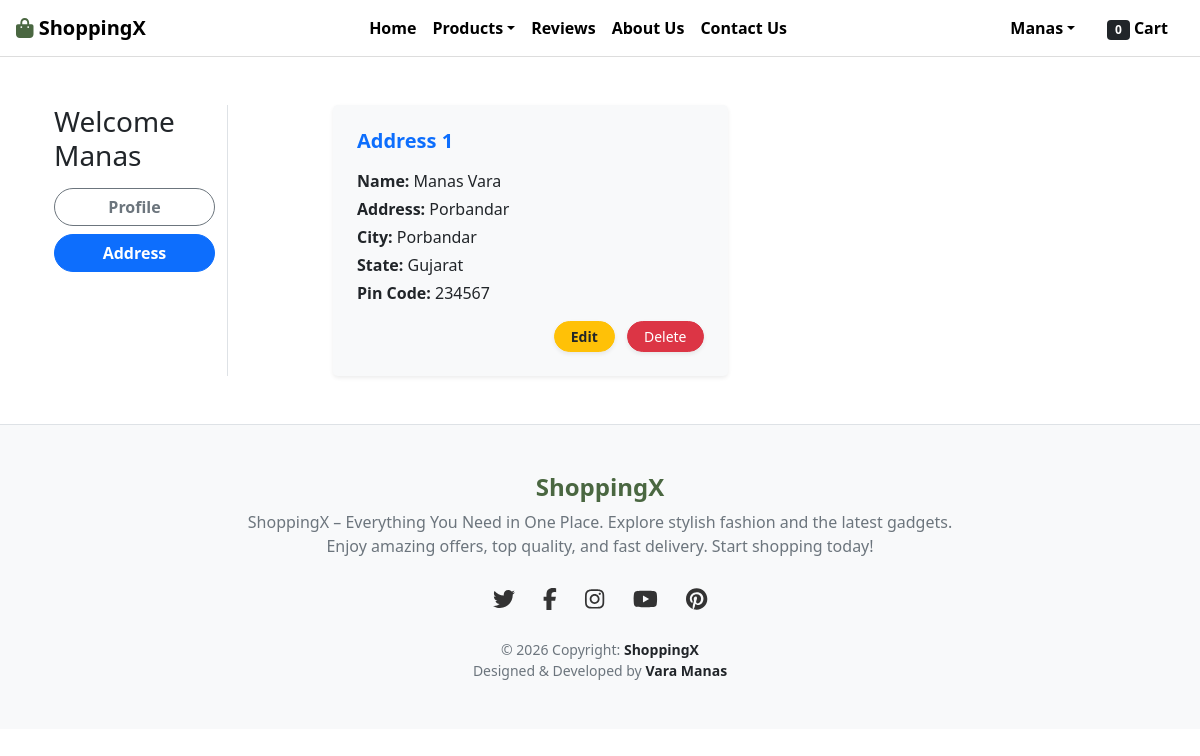
The app's page /address/ (signed in) with its own data.
### app/models.py (models this page shows, shortened)
class Customer(models.Model):
    user = models.ForeignKey(User, on_delete=models.CASCADE)
    name = models.CharField(max_length=200)
    locality = models.CharField(max_length=200)
    city = models.CharField(max_length=50)
    zipcode = models.IntegerField()
    state = models.CharField(choices=STATE_CHOICES, max_length=100)

### app/views.py (the view)
# urls.py: path('address/', views.address, name='address'),
@login_required
def address(request):
    add = Customer.objects.filter(user=request.user)
    totalitem = 0
    if request.user.is_authenticated:
        totalitem = Cart.objects.filter(user=request.user).count()
    return render(request, 'app/address.html', {'add': add, 'active': 'btn-primary', 'totalitem': totalitem})

### app/templates/app/address.html (shortened to what this page needs)
{% extends 'app/base.html' %}
{% load static %}
{% block main-content %}
<div class="container my-5">
 <div class="row">
  <div class="col-sm-2 border-end">
    <h3 class="mb-3">Welcome <span class="text-capitalize">{{ request.user.username }}</span></h3>
    <div class="d-grid gap-2">
      <a href="{% url 'profile' %}" class="btn btn-outline-secondary rounded-pill fw-bold">Profile</a>
      <a href="{% url 'address' %}" class="btn {{ active }} rounded-pill text-white fw-bold">Address</a>
    </div>
  </div>
  <div class="col-sm-9 offset-sm-1">
    <div class="row row-cols-1 row-cols-md-2 g-4">
      {% for a in add %}
      <div class="col">
        <div class="card shadow-sm border-0 rounded-3 h-100" style="background-color: #f8f9fa;">
          <div class="card-body p-4 d-flex flex-column justify-content-between">
            <div>
              <h5 class="card-title text-primary fw-bold mb-3">Address {{ forloop.counter }}</h5>
              <p class="mb-1"><strong>Name:</strong> {{ a.name }}</p>
              <p class="mb-1"><strong>Address:</strong> {{ a.locality }}</p>
              <p class="mb-1"><strong>City:</strong> {{ a.city }}</p>
              <p class="mb-1"><strong>State:</strong> {{ a.state }}</p>
              <p class="mb-3"><strong>Pin Code:</strong> {{ a.zipcode }}</p>
            </div>
            <div class="text-end">
              <a href="{% url 'editaddress' a.id %}" class="btn btn-warning btn-sm px-3 rounded-pill shadow-sm me-2 fw-bold text-dark">
                Edit
              </a>
              <a href="{% url 'deleteaddress' a.id %}" class="btn btn-danger btn-sm px-3 rounded-pill shadow-sm" onclick="return confirm('Are you sure you want to delete this address?');">
                Delete
              </a>
            </div>
          </div>
        </div>
      </div>
      {% empty %}
      <div class="col-12 text-center py-5">
        <h3 class="text-muted mb-3">No Address Saved Yet!</h3>
        <a href="{% url 'profile' %}" class="btn btn-primary px-4">Add New Address</a>
      </div>
      {% endfor %}
    </div>
  </div>
 </div>
</div>
{% endblock main-content %}

### app/templates/app/base.html (shortened to what this page needs)
<!doctype html>
{% load static %}
<html lang="en">
<head>
    <link href="https://cdn.jsdelivr.net/npm/bootstrap@5.0.0-beta1/dist/css/bootstrap.min.css" rel="stylesheet">
    <link rel="stylesheet" href="https://cdnjs.cloudflare.com/ajax/libs/OwlCarousel2/2.3.4/assets/owl.carousel.min.css">
    <link rel="stylesheet" href="https://cdnjs.cloudflare.com/ajax/libs/OwlCarousel2/2.3.4/assets/owl.theme.default.min.css">
    <link rel="stylesheet" href="https://cdnjs.cloudflare.com/ajax/libs/font-awesome/5.15.4/css/all.min.css">
    <link rel="stylesheet" href="{% static 'app/css/all.min.css' %}">
    <link rel="stylesheet" href="{% static 'app/css/style.css' %}">
</head>
<body>
    <nav class="navbar navbar-expand-lg navbar-light">
        <div class="container-fluid px-3">
            <a class="navbar-brand fw-bold ms-3" href="/">
                <i class="fas fa-shopping-bag" style="color: #4a6741;"></i> ShoppingX
            </a>
            <div class="collapse navbar-collapse" id="navbarSupportedContent">
                <ul class="navbar-nav mx-auto mb-2 mb-lg-0">
                    <li class="nav-item"><a class="nav-link" href="/">Home</a></li>
                    {% if request.user.is_authenticated %}
                        <li class="nav-item dropdown custom-dropdown">
                            <a class="nav-link dropdown-toggle" href="#" id="productsDropdown" role="button" data-bs-toggle="dropdown">Products</a>
                        </li>
                        <li class="nav-item"><a class="nav-link" href="{% url 'review' %}">Reviews</a></li>
                    {% endif %}
                    <li class="nav-item"><a class="nav-link" href="{% url 'about' %}">About Us</a></li>
                    <li class="nav-item"><a class="nav-link" href="{% url 'contact' %}">Contact Us</a></li>
                </ul>
                <ul class="navbar-nav mb-2 mb-lg-0 me-3">
                    {% if request.user.is_authenticated %}
                    <li class="nav-item dropdown custom-dropdown mx-2">
                        <a class="nav-link dropdown-toggle" href="#" id="profileDropdown" role="button" data-bs-toggle="dropdown">{{ request.user.username|capfirst }}</a>
                    </li>
                    <li class="nav-item mx-2">
                        <a href="{% url 'showcart' %}" class="nav-link">
                            <span class="badge bg-dark cart-badge-animation">{% if totalitem %}{{ totalitem }}{% else %}0{% endif %}</span> Cart
                        </a>
                    </li>
                    {% else %}
                    <li class="nav-item mx-2"><a href="{% url 'login' %}" class="nav-link">Login</a></li>
                    <li class="nav-item mx-2"><a href="{% url 'customerregistration' %}" class="nav-link">Registration</a></li>
                    {% endif %}
                </ul>
            </div>
        </div>
    </nav>
    <div class="container my-4">
        {% block main-content %}{% endblock main-content %}
    </div>
    <footer class="text-center text-lg-start bg-light text-muted py-5 mt-5 border-top">
      <div class="container text-center">
        <h4 class="fw-bold" style="color: #4a6741;">ShoppingX</h4>
        <p class="text-muted col-lg-8 mx-auto">
          ShoppingX – Everything You Need in One Place. Explore stylish fashion and the latest gadgets. Enjoy amazing offers, top quality, and fast delivery. Start shopping today!
        </p>
        <div class="social-icons my-4">
          <a href="#" target="_blank"><i class="fab fa-twitter"></i></a>
          <a href="#" target="_blank"><i class="fab fa-facebook-f"></i></a>
          <a href="#" target="_blank"><i class="fab fa-instagram"></i></a>
          <a href="#" target="_blank"><i class="fab fa-youtube"></i></a>
          <a href="#" target="_blank"><i class="fab fa-pinterest"></i></a>
        </div>
        <div class="text-center text-muted small">
          © 2026 Copyright: <span class="fw-bold text-dark">ShoppingX</span>
          <p class="mb-0">Designed & Developed by <span class="fw-bold text-dark">Vara Manas</span></p>
        </div>
      </div>
    </footer>
</body>
</html>

### app/static/app/css/style.css (style rules this page uses)
body { animation: fadeIn 1.5s ease-in; margin: 0 !important; padding: 0 !important; width: 100% !important; max-width: 100%; overflow-x: hidden; min-height: 100vh; }

### app/templates/app/base.html (style rules this page uses)
* { margin: 0; padding: 0; box-sizing: border-box; }
html, body { width: 100% !important; max-width: 100% !important; overflow-x: hidden !important; margin-top: 0 !important; padding-top: 0 !important; touch-action: pan-x pan-y; }
.container-fluid { padding-left: 0 !important; padding-right: 0 !important; margin-top: 0 !important; padding-top: 0 !important; }
.navbar { background-color: #ffffff !important; border-bottom: 1px solid #ddd; margin-top: 0 !important; top: 0 !important; }
.navbar-nav .nav-link { color: #000000 !important; font-weight: bold; }
.navbar-brand { color: #000000 !important; }
.cart-badge-animation { display: inline-block; animation: pulse-animation 1.5s infinite; }
.social-icons a { display: inline-block; margin: 0 12px; color: #333; font-size: 22px; transition: transform 0.3s ease, color 0.3s ease; }
.container { animation: pageSlideUp 0.8s ease-in-out; }
.card { transition: transform 0.3s ease, box-shadow 0.3s ease; }
.btn { transition: all 0.3s ease; }

### records on screen
Customer: name "Manas Vara", locality "Porbandar", city "Porbandar", state "Gujarat", zipcode "234567"

### other values on screen
{{ request.user.username|capfirst }} "Manas"
{{ request.user.username }} "Manas"
